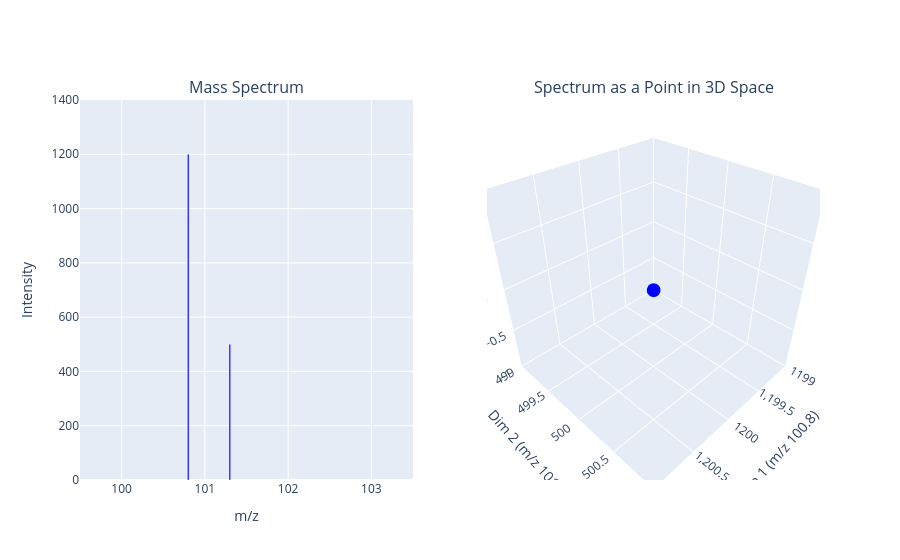

The cell this chart's notebook holds for it:
### Markdown cell above
## 2.2.3 -  Spectrum Binning and Dimensional Reduction

When you look at a spectrum, you see 2 dimensions: m/z on the x-axis and intensity on the y-axis; but imagine each possible m/z value as its own "dimension." 

We create a vector mapping m/z bins to intensities with 1 Da bins:

* Bin 100: m/z 100-101 (intensity = 1200)
* Bin 101: m/z 101-102 (intensity = 500)
* Bin 102: m/z 102-103 (intensity = 0)
* ... and so on

Each bin conforms to a single index, so this gives us a vector like `[1200, 500 , 0, ...]` representing the spectrum.

In the cell below, we show what this would look like as a mass spectrum, and as a point in 3 dimensions.

### Code cell
# Side-by-side: mass spectrum (2D) and its vector representation (3D)
fig = make_subplots(
    rows=1, cols=2,
    specs=[[{"type": "xy"}, {"type": "scene"}]],
    subplot_titles=("Mass Spectrum", "Spectrum as a Point in 3D Space"),
)

# Left: mass spectrum with two peaks
fig.add_trace(
    go.Bar(x=[100.8, 101.3], y=[1200, 500], width=0.02, marker_color='blue', showlegend=False),
    row=1, col=1,
)
fig.update_xaxes(title_text="m/z", range=[99.5, 103.5], dtick=1, showgrid=True, row=1, col=1)
fig.update_yaxes(title_text="Intensity", range=[0, 1400], row=1, col=1)

# Right: 3D point at (1200, 500, 0)
fig.add_trace(
    go.Scatter3d(x=[1200], y=[500], z=[0], mode='markers', marker=dict(size=8, color='blue'), showlegend=False),
    row=1, col=2,
)
fig.update_layout(
    scene=dict(
        xaxis_title="Dim 1 (m/z 100.8)",
        yaxis_title="Dim 2 (m/z 101.3)",
        zaxis_title="Dim 3 (m/z 101.8)",
    ),
)

fig.show()

### Figure 1 — Plotly figure (JSON) as saved in the notebook; plotly's stock layout.template omitted (floating-point values rounded to 4 significant figures)
{"data": [{"marker": {"color": "blue"}, "showlegend": false, "type": "bar", "width": 0.02, "x": [100.8, 101.3], "xaxis": "x", "y": [1200, 500], "yaxis": "y"}, {"marker": {"color": "blue", "size": 8}, "mode": "markers", "scene": "scene", "showlegend": false, "type": "scatter3d", "x": [1200], "y": [500], "z": [0]}], "layout": {"annotations": [{"font": {"size": 16}, "showarrow": false, "text": "Mass Spectrum", "x": 0.225, "xanchor": "center", "xref": "paper", "y": 1, "yanchor": "bottom", "yref": "paper"}, {"font": {"size": 16}, "showarrow": false, "text": "Spectrum as a Point in 3D Space", "x": 0.775, "xanchor": "center", "xref": "paper", "y": 1, "yanchor": "bottom", "yref": "paper"}], "scene": {"domain": {"x": [0.55, 1], "y": [0, 1]}, "xaxis": {"title": {"text": "Dim 1 (m/z 100.8)"}}, "yaxis": {"title": {"text": "Dim 2 (m/z 101.3)"}}, "zaxis": {"title": {"text": "Dim 3 (m/z 101.8)"}}}, "xaxis": {"anchor": "y", "domain": [0, 0.45], "dtick": 1, "range": [99.5, 103.5], "showgrid": true, "title": {"text": "m/z"}}, "yaxis": {"anchor": "x", "domain": [0, 1], "range": [0, 1400], "title": {"text": "Intensity"}}}}
